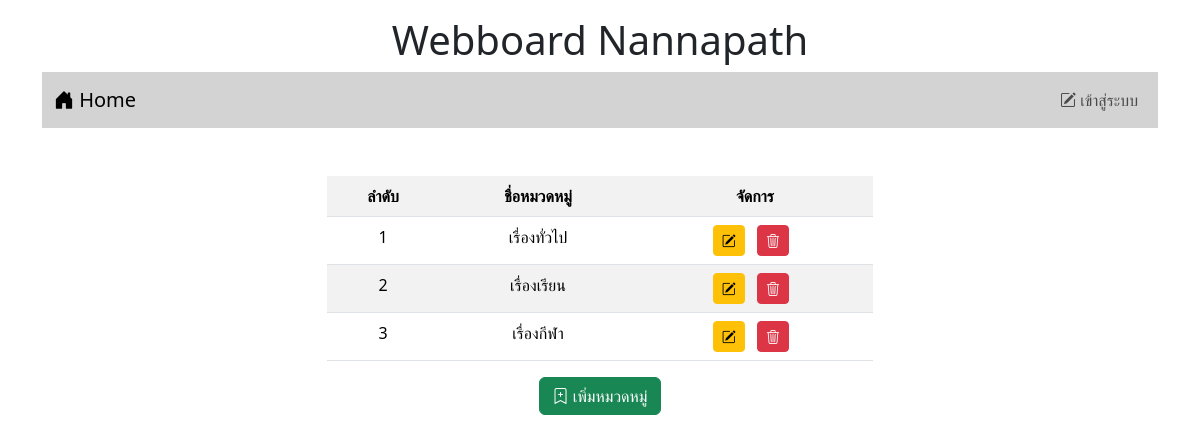
/category.php, run on an earlier commit of the app's database.
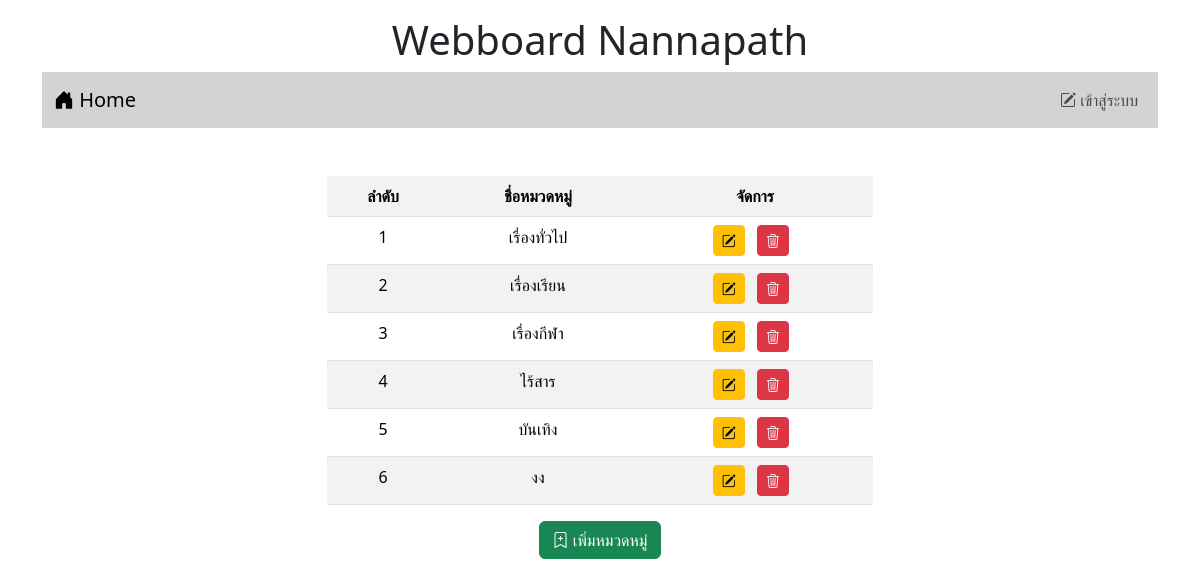
And on a later commit of the database.
### tables this page shows
CREATE TABLE `category` (
  `id` int(11) NOT NULL,
  `name` varchar(32) NOT NULL
);

### category.php (the view, shortened to what this page needs)
<!DOCTYPE html>
<html lang="en">
<head>
    <link href="https://cdn.jsdelivr.net/npm/bootstrap@5.3.2/dist/css/bootstrap.min.css" rel="stylesheet">
    <link rel="stylesheet" href="https://cdn.jsdelivr.net/npm/bootstrap-icons@1.11.3/font/bootstrap-icons.min.css">
</head>
<body>
<div class="container-lg">
        <h1 style="text-align: center;" class="mt-3">Webboard Nannapath</h1>
        <?php include "nav.php" ?>
        <div class="row mt-4 text-center">
            <div class="col-lg-3 col-md-2 col-sm-1"></div>
            <div class="col-lg-6 col-md-8 col-sm-10">
                <table class="table table-striped mt-4">
                    <tr>
                        <th>ลำดับ</th>
                        <th>ชื่อหมวดหมู่</th>
                        <th>จัดการ</th>
                    </tr>
                    <?php
                        $conn = new PDO("mysql:host=localhost;dbname=webboard;charset=utf8","root","");
                        $sql = "SELECT * FROM category";
                        $n = 1;
                        foreach($conn->query($sql) as $row){
                    ?>
                    <tr>
                        <td> <?=$n?> </td>
                        <td> <?=$row['name']?> </td>
                        <td>
                            <span class='me-2 mt-2'><a href="#" class='btn btn-warning btn-sm' ><i class='bi bi-pencil-square'></i></a></span>
                            <span class='me-2 mt-2'><a href="#" class='btn btn-danger btn-sm' ><i class='bi bi-trash3'></i></a></span>
                        </td>
                    </tr>
                    <?php
                        $n++;
                        }
                    ?>
                </table>
                    <button type="button" class="btn btn-success" data-bs-toggle="modal" data-bs-target="#modal">
                        <i class="bi bi-bookmark-plus"></i> เพิ่มหมวดหมู่
                    </button>
            </div>
            <div class="col-lg-3 col-md-2 col-sm-1"></div>
        </div>
    </div>
</body>
</html>

What changed in the data, as far as the page shows it:
added category: name "ไร้สาร"
added category: name "บันเทิง"
added category: name "งง"
